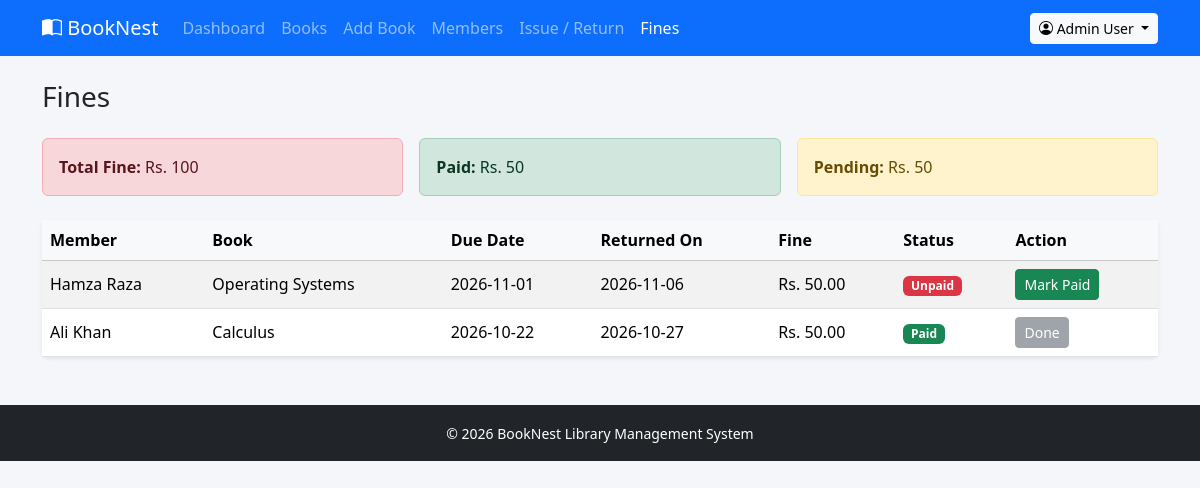
Screenshot of /fines.php (signed in) with the database file from the repository.
### tables this page shows
CREATE TABLE fines (
  id INT AUTO_INCREMENT PRIMARY KEY,
  issue_id INT NOT NULL,
  amount DECIMAL(8,2) NOT NULL,
  status ENUM('unpaid','paid') NOT NULL DEFAULT 'unpaid',
  FOREIGN KEY (issue_id) REFERENCES issued_books(id)
);

CREATE TABLE users (
  id INT AUTO_INCREMENT PRIMARY KEY,
  name VARCHAR(100) NOT NULL,
  email VARCHAR(100) NOT NULL UNIQUE,
  password VARCHAR(255) NOT NULL,
  role ENUM('admin','student') NOT NULL DEFAULT 'student',
  created_at TIMESTAMP DEFAULT CURRENT_TIMESTAMP
);

CREATE TABLE books (
  id INT AUTO_INCREMENT PRIMARY KEY,
  title VARCHAR(150) NOT NULL,
  author VARCHAR(100) NOT NULL,
  isbn VARCHAR(20),
  category VARCHAR(50) NOT NULL,
  total_copies INT NOT NULL DEFAULT 1,
  available_copies INT NOT NULL DEFAULT 1,
  description TEXT,
  created_at TIMESTAMP DEFAULT CURRENT_TIMESTAMP
);

CREATE TABLE issued_books (
  id INT AUTO_INCREMENT PRIMARY KEY,
  book_id INT NOT NULL,
  user_id INT NOT NULL,
  issue_date DATE NOT NULL,
  due_date DATE NOT NULL,
  return_date DATE NULL,
  status ENUM('issued','returned') NOT NULL DEFAULT 'issued',
  FOREIGN KEY (book_id) REFERENCES books(id),
  FOREIGN KEY (user_id) REFERENCES users(id)
);

### includes/auth.php (called while the page is built, shortened)
<?php
function e($text) {
    return htmlspecialchars($text, ENT_QUOTES, 'UTF-8');
}
function isAdmin() {
    return isset($_SESSION['role']) && $_SESSION['role'] == 'admin';
}

### fines.php (the view, shortened to what this page needs)
<?php
require_once "includes/auth.php";
$sql = "SELECT f.id, f.amount, f.status, ib.due_date, ib.return_date, b.title, u.name
        FROM fines f
        JOIN issued_books ib ON f.issue_id = ib.id
        JOIN books b ON ib.book_id = b.id
        JOIN users u ON ib.user_id = u.id";
if (isAdmin()) {
    $result = $conn->query($sql . " ORDER BY f.id DESC");
} else {
    $stmt = $conn->prepare($sql . " WHERE ib.user_id = ? ORDER BY f.id DESC");
    $stmt->bind_param("i", $_SESSION['user_id']);
    $stmt->execute();
    $result = $stmt->get_result();
}
$fines = [];
$total = 0;
$paid = 0;
while ($row = $result->fetch_assoc()) {
    $fines[] = $row;
    $total += $row['amount'];
    if ($row['status'] == 'paid') {
        $paid += $row['amount'];
    }
}
$pending = $total - $paid;
include "includes/header.php";
?>
  <div class="container mt-4">
    <h3 class="mb-4"><?php echo isAdmin() ? "Fines" : "My Fines"; ?></h3>
    <div class="row g-3 mb-4">
      <div class="col-md-4"><div class="alert alert-danger mb-0"><strong>Total Fine:</strong> Rs. <?php echo $total; ?></div></div>
      <div class="col-md-4"><div class="alert alert-success mb-0"><strong>Paid:</strong> Rs. <?php echo $paid; ?></div></div>
      <div class="col-md-4"><div class="alert alert-warning mb-0"><strong>Pending:</strong> Rs. <?php echo $pending; ?></div></div>
    </div>
    <div class="card shadow-sm">
      <div class="table-responsive">
        <table class="table table-striped align-middle mb-0">
          <thead class="table-light">
            <tr>
              <th>Member</th><th>Book</th><th>Due Date</th><th>Returned On</th><th>Fine</th><th>Status</th>
              <?php if (isAdmin()) { echo "<th>Action</th>"; } ?>
            </tr>
          </thead>
          <tbody>
            <?php foreach ($fines as $f) { ?>
              <tr>
                <td><?php echo e($f['name']); ?></td>
                <td><?php echo e($f['title']); ?></td>
                <td><?php echo e($f['due_date']); ?></td>
                <td><?php echo e($f['return_date']); ?></td>
                <td>Rs. <?php echo e($f['amount']); ?></td>
                <td>
                  <?php if ($f['status'] == 'paid') { ?>
                    <span class="badge bg-success">Paid</span>
                  <?php } else { ?>
                    <span class="badge bg-danger">Unpaid</span>
                  <?php } ?>
                </td>
                <?php if (isAdmin()) { ?>
                  <td>
                    <?php if ($f['status'] == 'unpaid') { ?>
                      <form method="POST" action="fines.php">
                        <button type="submit" class="btn btn-sm btn-success">Mark Paid</button>
                      </form>
                    <?php } else { ?>
                      <button class="btn btn-sm btn-secondary" disabled>Done</button>
                    <?php } ?>
                  </td>
                <?php } ?>
              </tr>
            <?php } ?>
          </tbody>
        </table>
      </div>
    </div>
  </div>
<?php include "includes/footer.php"; ?>

### css/style.css (style rules this page uses)
body { background-color: #f4f6f9; min-height: 100vh; }
.card { border: none; }

### rows the page displays
fines: users.name "Hamza Raza", books.title "Operating Systems", issue.due_date "2026-11-01", issue.return_date "2026-11-06", amount "50.00", status "Unpaid"
fines: users.name "Ali Khan", books.title "Calculus", issue.due_date "2026-10-22", issue.return_date "2026-10-27", amount "50.00", status "Paid"

### other values shown
$label "Dashboard Books Add Book Members Issue / Return Fines"
$_SESSION['user_name'] "Admin User"
$total "100"
$paid "50"
$pending "50"
